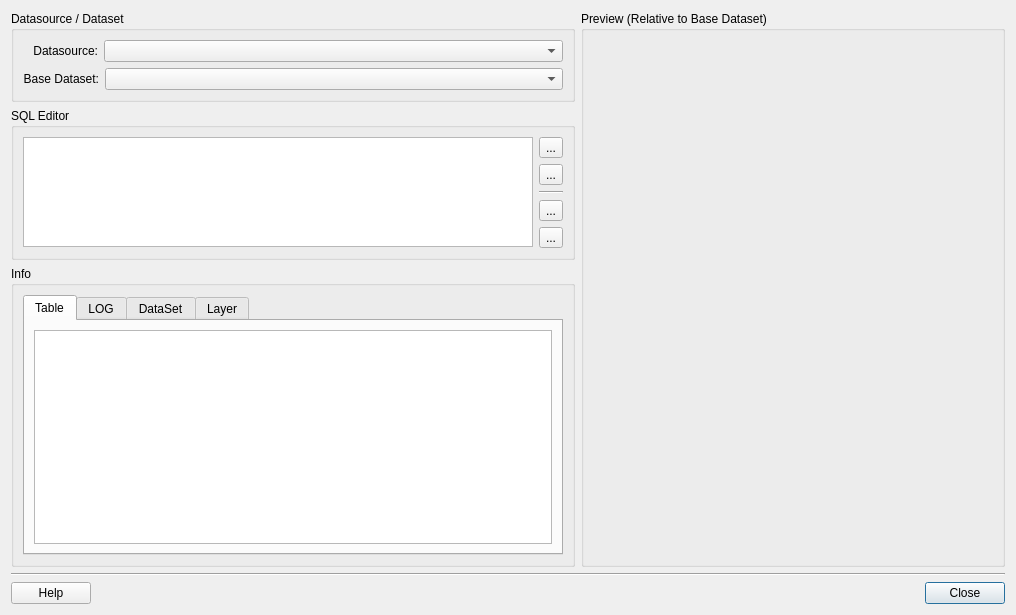
<?xml version="1.0" encoding="UTF-8"?>
<ui version="4.0">
 <class>QueryDataSourceDialogForm</class>
 <widget class="QDialog" name="QueryDataSourceDialogForm">
  <property name="geometry">
   <rect>
    <x>0</x>
    <y>0</y>
    <width>1016</width>
    <height>599</height>
   </rect>
  </property>
  <property name="windowTitle">
   <string>Query Datasource</string>
  </property>
  <property name="sizeGripEnabled">
   <bool>false</bool>
  </property>
  <layout class="QGridLayout" name="gridLayout_27">
   <property name="sizeConstraint">
    <enum>QLayout::SetFixedSize</enum>
   </property>
   <item row="0" column="0">
    <layout class="QGridLayout" name="gridLayout_24">
     <item row="0" column="0">
      <layout class="QGridLayout" name="gridLayout_19">
       <item row="0" column="0">
        <layout class="QGridLayout" name="gridLayout_15">
         <item row="0" column="0">
          <widget class="QGroupBox" name="groupBox">
           <property name="sizePolicy">
            <sizepolicy hsizetype="MinimumExpanding" vsizetype="Fixed">
             <horstretch>0</horstretch>
             <verstretch>0</verstretch>
            </sizepolicy>
           </property>
           <property name="title">
            <string>Datasource / Dataset</string>
           </property>
           <layout class="QGridLayout" name="gridLayout_9">
            <item row="0" column="0">
             <layout class="QGridLayout" name="gridLayout_5">
              <item row="0" column="0">
               <layout class="QGridLayout" name="gridLayout">
                <item row="0" column="0">
                 <widget class="QLabel" name="label">
                  <property name="minimumSize">
                   <size>
                    <width>75</width>
                    <height>0</height>
                   </size>
                  </property>
                  <property name="text">
                   <string>Datasource:</string>
                  </property>
                  <property name="alignment">
                   <set>Qt::AlignRight|Qt::AlignTrailing|Qt::AlignVCenter</set>
                  </property>
                 </widget>
                </item>
                <item row="0" column="1">
                 <widget class="QComboBox" name="m_dataSourceComboBox">
                  <property name="sizePolicy">
                   <sizepolicy hsizetype="MinimumExpanding" vsizetype="Fixed">
                    <horstretch>0</horstretch>
                    <verstretch>0</verstretch>
                   </sizepolicy>
                  </property>
                 </widget>
                </item>
               </layout>
              </item>
              <item row="1" column="0">
               <layout class="QGridLayout" name="gridLayout_4">
                <item row="0" column="0">
                 <widget class="QLabel" name="label_4">
                  <property name="minimumSize">
                   <size>
                    <width>75</width>
                    <height>0</height>
                   </size>
                  </property>
                  <property name="text">
                   <string>Base Dataset:</string>
                  </property>
                  <property name="alignment">
                   <set>Qt::AlignRight|Qt::AlignTrailing|Qt::AlignVCenter</set>
                  </property>
                 </widget>
                </item>
                <item row="0" column="1">
                 <widget class="QComboBox" name="m_baseDataSetComboBox">
                  <property name="sizePolicy">
                   <sizepolicy hsizetype="MinimumExpanding" vsizetype="Fixed">
                    <horstretch>0</horstretch>
                    <verstretch>0</verstretch>
                   </sizepolicy>
                  </property>
                 </widget>
                </item>
               </layout>
              </item>
             </layout>
            </item>
           </layout>
          </widget>
         </item>
         <item row="1" column="0">
          <widget class="QGroupBox" name="groupBox_2">
           <property name="sizePolicy">
            <sizepolicy hsizetype="Preferred" vsizetype="Fixed">
             <horstretch>0</horstretch>
             <verstretch>0</verstretch>
            </sizepolicy>
           </property>
           <property name="title">
            <string>SQL Editor</string>
           </property>
           <layout class="QGridLayout" name="gridLayout_14">
            <item row="0" column="0">
             <layout class="QGridLayout" name="gridLayout_8">
              <item row="0" column="0">
               <widget class="QTextEdit" name="m_sqlEditorTextEdit">
                <property name="minimumSize">
                 <size>
                  <width>500</width>
                  <height>110</height>
                 </size>
                </property>
                <property name="maximumSize">
                 <size>
                  <width>16777215</width>
                  <height>110</height>
                 </size>
                </property>
                <property name="html">
                 <string>&lt;!DOCTYPE HTML PUBLIC &quot;-//W3C//DTD HTML 4.0//EN&quot; &quot;http://www.w3.org/TR/REC-html40/strict.dtd&quot;&gt;
&lt;html&gt;&lt;head&gt;&lt;meta name=&quot;qrichtext&quot; content=&quot;1&quot; /&gt;&lt;style type=&quot;text/css&quot;&gt;
p, li { white-space: pre-wrap; }
&lt;/style&gt;&lt;/head&gt;&lt;body style=&quot; font-family:'MS Shell Dlg 2'; font-size:8.25pt; font-weight:400; font-style:normal;&quot;&gt;
&lt;p style=&quot;-qt-paragraph-type:empty; margin-top:0px; margin-bottom:0px; margin-left:0px; margin-right:0px; -qt-block-indent:0; text-indent:0px;&quot;&gt;&lt;br /&gt;&lt;/p&gt;&lt;/body&gt;&lt;/html&gt;</string>
                </property>
               </widget>
              </item>
              <item row="0" column="1">
               <layout class="QGridLayout" name="gridLayout_6">
                <item row="2" column="0">
                 <widget class="Line" name="line">
                  <property name="orientation">
                   <enum>Qt::Horizontal</enum>
                  </property>
                 </widget>
                </item>
                <item row="3" column="0">
                 <widget class="QToolButton" name="m_saveSqlToolButton">
                  <property name="text">
                   <string>...</string>
                  </property>
                 </widget>
                </item>
                <item row="0" column="0">
                 <widget class="QToolButton" name="m_applyToolButton">
                  <property name="text">
                   <string>...</string>
                  </property>
                 </widget>
                </item>
                <item row="1" column="0">
                 <widget class="QToolButton" name="m_clearToolButton">
                  <property name="text">
                   <string>...</string>
                  </property>
                 </widget>
                </item>
                <item row="4" column="0">
                 <widget class="QToolButton" name="m_openSqlToolButton">
                  <property name="text">
                   <string>...</string>
                  </property>
                 </widget>
                </item>
               </layout>
              </item>
             </layout>
            </item>
           </layout>
          </widget>
         </item>
         <item row="2" column="0">
          <widget class="QGroupBox" name="m_tableGroupBox">
           <property name="sizePolicy">
            <sizepolicy hsizetype="Preferred" vsizetype="MinimumExpanding">
             <horstretch>0</horstretch>
             <verstretch>0</verstretch>
            </sizepolicy>
           </property>
           <property name="title">
            <string>Info</string>
           </property>
           <layout class="QGridLayout" name="gridLayout_25">
            <item row="0" column="0">
             <widget class="QTabWidget" name="m_tabWidget">
              <property name="tabPosition">
               <enum>QTabWidget::North</enum>
              </property>
              <property name="currentIndex">
               <number>0</number>
              </property>
              <widget class="QWidget" name="tab">
               <attribute name="title">
                <string>Table</string>
               </attribute>
               <layout class="QGridLayout" name="gridLayout_20">
                <item row="0" column="0">
                 <widget class="QTableView" name="m_tableView"/>
                </item>
               </layout>
              </widget>
              <widget class="QWidget" name="tab_2">
               <attribute name="title">
                <string>LOG</string>
               </attribute>
               <layout class="QGridLayout" name="gridLayout_26">
                <item row="0" column="0">
                 <widget class="QPlainTextEdit" name="m_logPlainTextEdit">
                  <property name="readOnly">
                   <bool>true</bool>
                  </property>
                 </widget>
                </item>
               </layout>
              </widget>
              <widget class="QWidget" name="tab_4">
               <attribute name="title">
                <string>DataSet</string>
               </attribute>
               <layout class="QGridLayout" name="gridLayout_7">
                <item row="0" column="0">
                 <layout class="QGridLayout" name="gridLayout_2">
                  <item row="0" column="0">
                   <widget class="QLabel" name="label_2">
                    <property name="sizePolicy">
                     <sizepolicy hsizetype="Preferred" vsizetype="Fixed">
                      <horstretch>0</horstretch>
                      <verstretch>0</verstretch>
                     </sizepolicy>
                    </property>
                    <property name="text">
                     <string>DataSets</string>
                    </property>
                   </widget>
                  </item>
                  <item row="1" column="0">
                   <widget class="QListWidget" name="m_dataSetListWidget">
                    <property name="sizePolicy">
                     <sizepolicy hsizetype="MinimumExpanding" vsizetype="Minimum">
                      <horstretch>0</horstretch>
                      <verstretch>0</verstretch>
                     </sizepolicy>
                    </property>
                   </widget>
                  </item>
                 </layout>
                </item>
                <item row="0" column="1">
                 <layout class="QGridLayout" name="gridLayout_3">
                  <item row="0" column="0">
                   <widget class="QLabel" name="label_3">
                    <property name="sizePolicy">
                     <sizepolicy hsizetype="Preferred" vsizetype="Fixed">
                      <horstretch>0</horstretch>
                      <verstretch>0</verstretch>
                     </sizepolicy>
                    </property>
                    <property name="text">
                     <string>Attributes</string>
                    </property>
                   </widget>
                  </item>
                  <item row="1" column="0">
                   <widget class="QListWidget" name="m_attrDataSetListWidget">
                    <property name="sizePolicy">
                     <sizepolicy hsizetype="MinimumExpanding" vsizetype="Minimum">
                      <horstretch>0</horstretch>
                      <verstretch>0</verstretch>
                     </sizepolicy>
                    </property>
                   </widget>
                  </item>
                 </layout>
                </item>
               </layout>
              </widget>
              <widget class="QWidget" name="tab_3">
               <attribute name="title">
                <string>Layer</string>
               </attribute>
               <layout class="QGridLayout" name="gridLayout_31">
                <item row="0" column="0">
                 <layout class="QGridLayout" name="gridLayout_30">
                  <item row="0" column="0">
                   <widget class="QGroupBox" name="m_optionsGroupBox">
                    <property name="enabled">
                     <bool>true</bool>
                    </property>
                    <property name="sizePolicy">
                     <sizepolicy hsizetype="MinimumExpanding" vsizetype="Preferred">
                      <horstretch>0</horstretch>
                      <verstretch>0</verstretch>
                     </sizepolicy>
                    </property>
                    <property name="title">
                     <string>Layer Selection (Relative to Base Dataset)</string>
                    </property>
                    <property name="flat">
                     <bool>true</bool>
                    </property>
                    <property name="checkable">
                     <bool>false</bool>
                    </property>
                    <property name="checked">
                     <bool>false</bool>
                    </property>
                    <layout class="QGridLayout" name="gridLayout_18">
                     <item row="0" column="0">
                      <layout class="QGridLayout" name="gridLayout_17">
                       <item row="0" column="0">
                        <layout class="QGridLayout" name="gridLayout_16">
                         <item row="0" column="0">
                          <layout class="QGridLayout" name="gridLayout_12">
                           <item row="0" column="0">
                            <widget class="QLabel" name="label_5">
                             <property name="sizePolicy">
                              <sizepolicy hsizetype="Preferred" vsizetype="Preferred">
                               <horstretch>0</horstretch>
                               <verstretch>0</verstretch>
                              </sizepolicy>
                             </property>
                             <property name="maximumSize">
                              <size>
                               <width>80</width>
                               <height>16777215</height>
                              </size>
                             </property>
                             <property name="text">
                              <string>Layer Name:</string>
                             </property>
                             <property name="alignment">
                              <set>Qt::AlignRight|Qt::AlignTrailing|Qt::AlignVCenter</set>
                             </property>
                            </widget>
                           </item>
                           <item row="1" column="0">
                            <widget class="QLabel" name="label_6">
                             <property name="sizePolicy">
                              <sizepolicy hsizetype="Preferred" vsizetype="Preferred">
                               <horstretch>0</horstretch>
                               <verstretch>0</verstretch>
                              </sizepolicy>
                             </property>
                             <property name="maximumSize">
                              <size>
                               <width>80</width>
                               <height>16777215</height>
                              </size>
                             </property>
                             <property name="text">
                              <string>Selection:</string>
                             </property>
                             <property name="alignment">
                              <set>Qt::AlignRight|Qt::AlignTrailing|Qt::AlignVCenter</set>
                             </property>
                            </widget>
                           </item>
                          </layout>
                         </item>
                         <item row="0" column="1">
                          <layout class="QGridLayout" name="gridLayout_13">
                           <item row="0" column="0" colspan="2">
                            <widget class="QComboBox" name="m_layerComboBox">
                             <property name="sizePolicy">
                              <sizepolicy hsizetype="MinimumExpanding" vsizetype="Fixed">
                               <horstretch>0</horstretch>
                               <verstretch>0</verstretch>
                              </sizepolicy>
                             </property>
                            </widget>
                           </item>
                           <item row="1" column="0">
                            <widget class="QRadioButton" name="m_addSelRadioButton">
                             <property name="sizePolicy">
                              <sizepolicy hsizetype="MinimumExpanding" vsizetype="Fixed">
                               <horstretch>0</horstretch>
                               <verstretch>0</verstretch>
                              </sizepolicy>
                             </property>
                             <property name="text">
                              <string>Add</string>
                             </property>
                             <property name="checked">
                              <bool>true</bool>
                             </property>
                            </widget>
                           </item>
                           <item row="1" column="1">
                            <widget class="QRadioButton" name="m_newSelRadioButton">
                             <property name="sizePolicy">
                              <sizepolicy hsizetype="MinimumExpanding" vsizetype="Fixed">
                               <horstretch>0</horstretch>
                               <verstretch>0</verstretch>
                              </sizepolicy>
                             </property>
                             <property name="text">
                              <string>New</string>
                             </property>
                             <property name="checked">
                              <bool>false</bool>
                             </property>
                            </widget>
                           </item>
                          </layout>
                         </item>
                        </layout>
                       </item>
                       <item row="0" column="1">
                        <spacer name="horizontalSpacer_2">
                         <property name="orientation">
                          <enum>Qt::Horizontal</enum>
                         </property>
                         <property name="sizeType">
                          <enum>QSizePolicy::Fixed</enum>
                         </property>
                         <property name="sizeHint" stdset="0">
                          <size>
                           <width>40</width>
                           <height>20</height>
                          </size>
                         </property>
                        </spacer>
                       </item>
                       <item row="0" column="2">
                        <widget class="QToolButton" name="m_applySelToolButton">
                         <property name="text">
                          <string>...</string>
                         </property>
                        </widget>
                       </item>
                      </layout>
                     </item>
                    </layout>
                   </widget>
                  </item>
                  <item row="1" column="0">
                   <widget class="QGroupBox" name="m_optionsGroupBox_2">
                    <property name="enabled">
                     <bool>false</bool>
                    </property>
                    <property name="sizePolicy">
                     <sizepolicy hsizetype="MinimumExpanding" vsizetype="Preferred">
                      <horstretch>0</horstretch>
                      <verstretch>0</verstretch>
                     </sizepolicy>
                    </property>
                    <property name="title">
                     <string>Query Layer</string>
                    </property>
                    <property name="flat">
                     <bool>true</bool>
                    </property>
                    <property name="checkable">
                     <bool>false</bool>
                    </property>
                    <property name="checked">
                     <bool>false</bool>
                    </property>
                    <layout class="QGridLayout" name="gridLayout_23">
                     <item row="0" column="0">
                      <layout class="QGridLayout" name="gridLayout_22">
                       <item row="0" column="1">
                        <widget class="QLineEdit" name="m_queryLayerNameLineEdit"/>
                       </item>
                       <item row="0" column="2">
                        <spacer name="horizontalSpacer_3">
                         <property name="orientation">
                          <enum>Qt::Horizontal</enum>
                         </property>
                         <property name="sizeType">
                          <enum>QSizePolicy::Fixed</enum>
                         </property>
                         <property name="sizeHint" stdset="0">
                          <size>
                           <width>40</width>
                           <height>20</height>
                          </size>
                         </property>
                        </spacer>
                       </item>
                       <item row="0" column="3">
                        <widget class="QToolButton" name="m_applyQueryLayerToolButton">
                         <property name="text">
                          <string>...</string>
                         </property>
                        </widget>
                       </item>
                       <item row="0" column="0">
                        <widget class="QLabel" name="label_7">
                         <property name="sizePolicy">
                          <sizepolicy hsizetype="Preferred" vsizetype="Preferred">
                           <horstretch>0</horstretch>
                           <verstretch>0</verstretch>
                          </sizepolicy>
                         </property>
                         <property name="maximumSize">
                          <size>
                           <width>80</width>
                           <height>16777215</height>
                          </size>
                         </property>
                         <property name="text">
                          <string>Layer Name:</string>
                         </property>
                         <property name="alignment">
                          <set>Qt::AlignRight|Qt::AlignTrailing|Qt::AlignVCenter</set>
                         </property>
                        </widget>
                       </item>
                      </layout>
                     </item>
                    </layout>
                   </widget>
                  </item>
                 </layout>
                </item>
               </layout>
              </widget>
             </widget>
            </item>
           </layout>
          </widget>
         </item>
        </layout>
       </item>
       <item row="0" column="1">
        <widget class="QGroupBox" name="m_previewGroupBox">
         <property name="sizePolicy">
          <sizepolicy hsizetype="MinimumExpanding" vsizetype="MinimumExpanding">
           <horstretch>0</horstretch>
           <verstretch>0</verstretch>
          </sizepolicy>
         </property>
         <property name="title">
          <string>Preview (Relative to Base Dataset)</string>
         </property>
         <layout class="QGridLayout" name="gridLayout_21">
          <item row="0" column="0">
           <widget class="QWidget" name="m_displayWidget" native="true">
            <property name="sizePolicy">
             <sizepolicy hsizetype="MinimumExpanding" vsizetype="MinimumExpanding">
              <horstretch>0</horstretch>
              <verstretch>0</verstretch>
             </sizepolicy>
            </property>
            <property name="minimumSize">
             <size>
              <width>400</width>
              <height>400</height>
             </size>
            </property>
            <property name="maximumSize">
             <size>
              <width>400</width>
              <height>400</height>
             </size>
            </property>
           </widget>
          </item>
         </layout>
        </widget>
       </item>
      </layout>
     </item>
     <item row="1" column="0">
      <layout class="QGridLayout" name="gridLayout_11">
       <item row="0" column="0">
        <widget class="Line" name="line_3">
         <property name="orientation">
          <enum>Qt::Horizontal</enum>
         </property>
        </widget>
       </item>
       <item row="1" column="0">
        <layout class="QGridLayout" name="gridLayout_10">
         <item row="0" column="2">
          <widget class="QPushButton" name="m_cancelPushButton">
           <property name="text">
            <string>Close</string>
           </property>
          </widget>
         </item>
         <item row="0" column="1">
          <spacer name="horizontalSpacer">
           <property name="orientation">
            <enum>Qt::Horizontal</enum>
           </property>
           <property name="sizeHint" stdset="0">
            <size>
             <width>40</width>
             <height>20</height>
            </size>
           </property>
          </spacer>
         </item>
         <item row="0" column="0">
          <widget class="QPushButton" name="m_helpPushButton">
           <property name="text">
            <string>Help</string>
           </property>
          </widget>
         </item>
        </layout>
       </item>
      </layout>
     </item>
    </layout>
   </item>
  </layout>
 </widget>
 <tabstops>
  <tabstop>m_dataSourceComboBox</tabstop>
  <tabstop>m_baseDataSetComboBox</tabstop>
  <tabstop>m_dataSetListWidget</tabstop>
  <tabstop>m_attrDataSetListWidget</tabstop>
  <tabstop>m_sqlEditorTextEdit</tabstop>
  <tabstop>m_applyToolButton</tabstop>
  <tabstop>m_clearToolButton</tabstop>
  <tabstop>m_saveSqlToolButton</tabstop>
  <tabstop>m_openSqlToolButton</tabstop>
  <tabstop>m_tabWidget</tabstop>
  <tabstop>m_tableView</tabstop>
  <tabstop>m_logPlainTextEdit</tabstop>
  <tabstop>m_layerComboBox</tabstop>
  <tabstop>m_addSelRadioButton</tabstop>
  <tabstop>m_newSelRadioButton</tabstop>
  <tabstop>m_applySelToolButton</tabstop>
  <tabstop>m_applyQueryLayerToolButton</tabstop>
  <tabstop>m_helpPushButton</tabstop>
  <tabstop>m_cancelPushButton</tabstop>
 </tabstops>
 <resources/>
 <connections>
  <connection>
   <sender>m_cancelPushButton</sender>
   <signal>released()</signal>
   <receiver>QueryDataSourceDialogForm</receiver>
   <slot>reject()</slot>
   <hints>
    <hint type="sourcelabel">
     <x>962</x>
     <y>625</y>
    </hint>
    <hint type="destinationlabel">
     <x>997</x>
     <y>623</y>
    </hint>
   </hints>
  </connection>
 </connections>
</ui>
